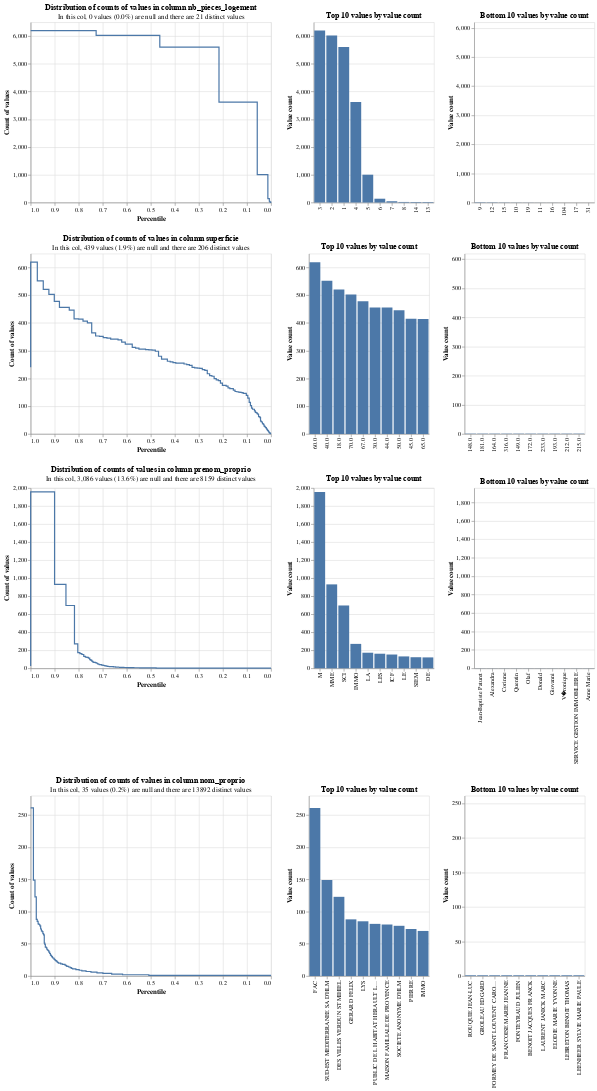

Source (notebook cell):
### Code cell
profile_columns(
    table_or_tables=[df_housing_to_link, df_histo_to_link],
    db_api=db_api,
    column_expressions=[
        "nb_pieces_logement",
        "superficie",
        "prenom_proprio",
        "nom_proprio",
    ],
)
